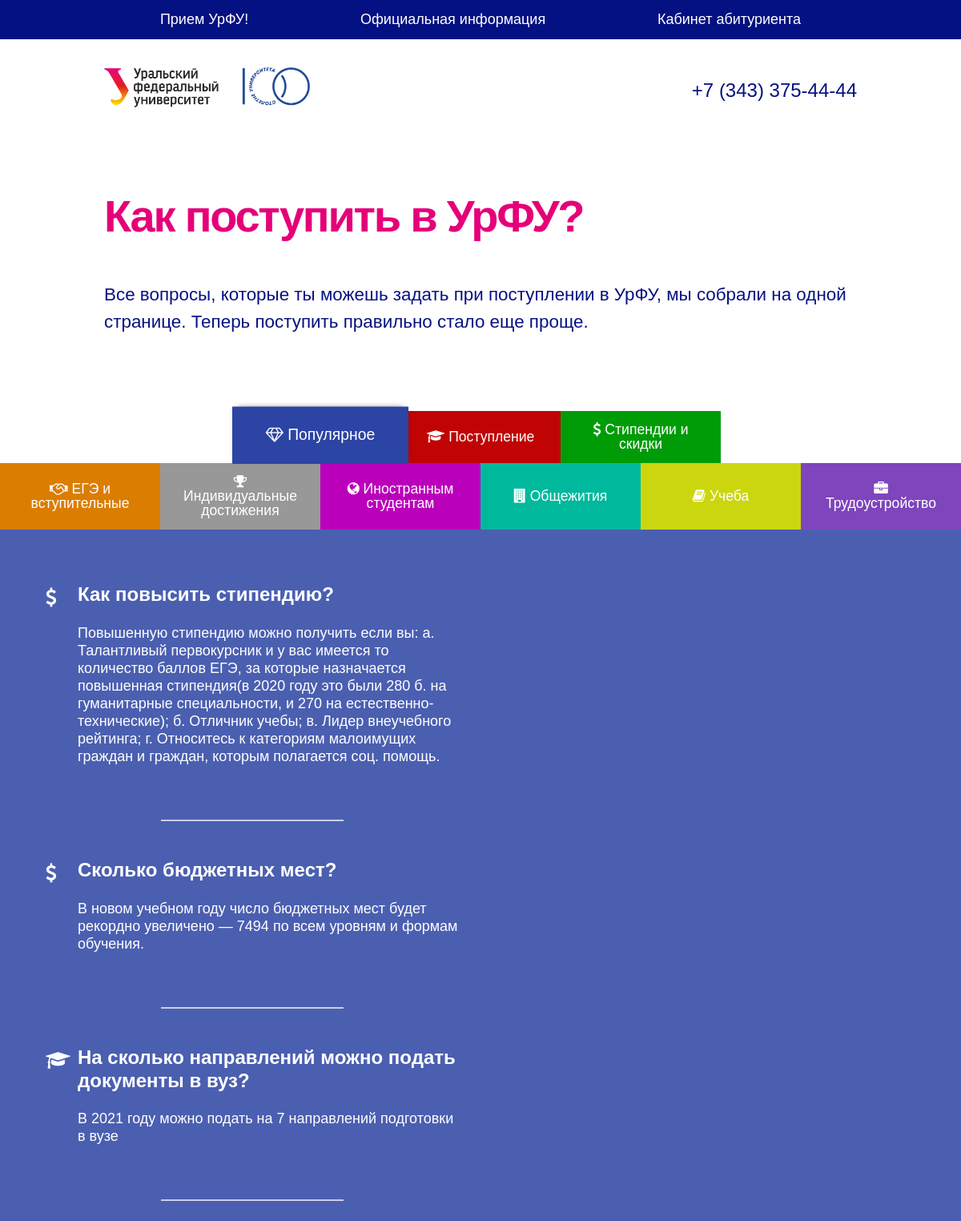
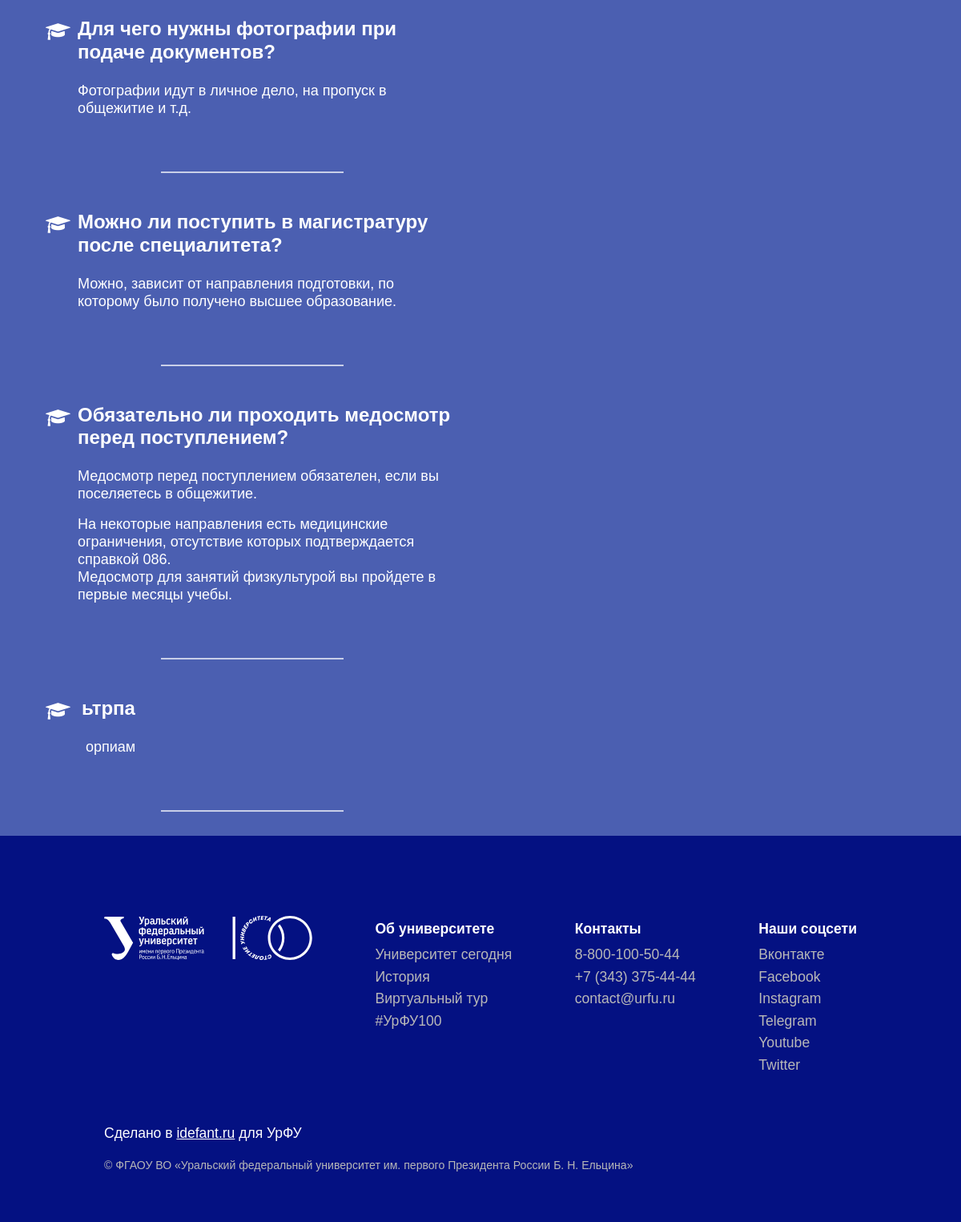
The page / on the database its author committed (2 pictures, top to bottom).
### models.py (models this page shows, shortened)
class Categories(db.Model):
    id = db.Column(db.Integer, primary_key = True)
    name = db.Column(db.String(100), nullable=False)
    priority = db.Column(db.Integer, nullable=False)
    icon_name = db.Column(db.String(30))
    color = db.Column(db.String(30), default="rgb(255, 255, 255)")

class Questions(db.Model):
    id = db.Column(db.Integer, primary_key = True)
    question = db.Column(db.String(1000), nullable=False)
    clear_question = db.Column(db.String(1000))
    answer = db.Column(db.Text, nullable = False)
    cat_id = db.Column(db.Integer, db.ForeignKey('categories.id'))
    priority = db.Column(db.Integer, nullable=False)
    is_popular = db.Column(db.Boolean, default = False)
    popular_priority = db.Column(db.Integer, default = 0)

### website/website.py (the view)
@website.route('/')
def index():
    try:
        categories = Categories.query
        questions = Questions.query
        popular_questions = questions.filter(Questions.is_popular).order_by(Questions.popular_priority)
    except NameError:
        return render_template("admin/error_page.html", message="Ошибка чтения из БД")
    popular_qa_list_assembly = []
    for popular_question in popular_questions:
        category = categories.get(popular_question.cat_id)
        if category is not None:
            popular_qa_list_assembly += [(popular_question, category.icon_name)]
    result_popular_list = (categories.get(0), popular_qa_list_assembly)
    result_list = []
    num = 0
    for category in reversed(categories.filter(Categories.id != 0).order_by(Categories.priority).all()):
        try:
            usually_questions = questions.filter(Questions.cat_id == category.id).order_by(Questions.priority)
        except (NameError, AttributeError):
            return render_template("admin/error_page.html", message="Ошибка чтения из БД")
        result_list += [(num, category, usually_questions)]
        num = num + 1
    return render_template('website/index.html', result_list=result_list, result_popular_list=result_popular_list,
                           menu=menu, contact_tel=contact_tel, site_title=site_title, site_subtitle=site_subtitle,
                           footer_about_university=footer_about_university, footer_contacts=footer_contacts,
                           footer_social_net=footer_social_net)

### website/templates/website/index.html (shortened to what this page needs)
{% extends 'website/base.html' %}
{% import "website/macros.html" as macros %}
{% block body %}
{{ macros.title_main_page(site_title, site_subtitle) }}
<section class="faq">
	<div class="tabs-menu flex">
		{% for category in result_list %}
		<button onclick="showPanel({{ category[0] }}, {{ category[0] }})" style="background-color: {{ category[1].color }};">
			<i class="fa {{ category[1].icon_name }}" aria-hidden="true"></i>
			{{ category[1].name }}
		</button>
		{% endfor %}
		<button onclick="showPanel({{ result_list | length }}, {{ result_list | length }})" class="current" style="background-color: {{ result_popular_list[0].color }};">
			<i class="fa {{ result_popular_list[0].icon_name }}" aria-hidden="true"></i>
			{{ result_popular_list[0].name }}
		</button>
	</div>
	<div class="tab-content" style="background-color: {{ result_popular_list[0].color }};">
		<div class="tab-content-container">
			{% for qa in result_popular_list[1] %}
			<div class="qa_item">
				<div class="qa_item_container">
					<div class="qa_icon">
						<i class="fa {{ qa[1] }}" aria-hidden="true"></i>
					</div>
					<div class="qa_content">
						<div class="qa_question">
							{{ qa[0].question }}
						</div>
						<div class="qa_answer">
							{{ qa[0].answer | safe }}
						</div>
					</div>
				</div>
				<div class="item_separator"></div>
			</div>
			{% endfor %}
		</div>
	</div>
</section>
{% endblock %}

### website/templates/website/base.html (shortened to what this page needs)
<!DOCTYPE html>
<html class="js no-touch" lang="ru"><head>
	<link rel="stylesheet" href="{{ url_for('static', filename='libraries/css/bootstrap-reboot.min.css') }}">
	<link rel="stylesheet" href="{{ url_for('website.static', filename='css/style.css') }}">
	<link rel="stylesheet" href="{{ url_for('static', filename='libraries/css/font-awesome.min.css') }}">
</head>
<body class="language_ru ">
	<div class="site">
		<nav class="user-menu-wrapper">
			<ul class="nav_wrapper container">
				{% for item_link in menu %}
					<li class="nav_item"><a href="{{ item_link[1] }}">{{ item_link[0] }}</a></li>
				{% endfor %}
			</ul>
		</nav>
		<header class="header-custom">
			<div class="container flex navbar header_container">
				<a href="https://urfu.ru/priemurfu" class="logo">
					<img class="logo_img" src="{{ url_for('website.static', filename='img/UrFULogo_Russian.png') }}" height="50">
				</a>
				<a href="{{ contact_tel[1] }}" class="header-phone">{{ contact_tel[0] }}</a>
			</div>
		</header>
		{% block body %}{% endblock %}
		<section class="footer-custom">
			<div class="container">
				<div class="footer-menu">
					<a href="https://urfu.ru/" target="_blank" class="footer-logo"><img src="{{ url_for('website.static', filename='svg/UrFULogo100White.svg') }}" loading="lazy" alt="" width="260"></a>
					<div class="footer-column">
						<h3 class="footer-label">Об университете</h3>
						<ul class="footer-list">
							<li>
								{% for item_link in footer_about_university %}
									<a href="{{ item_link[1] }}" target="_blank" class="footer-link">{{ item_link[0] }}</a>
								{% endfor %}
							</li>
						</ul>
					</div>
					<div class="footer-column">
						<h3 class="footer-label">Контакты</h3>
						<ul class="footer-list">
							<li>
								{% for item_link in footer_contacts %}
									<a href="{{ item_link[1] }}" class="footer-link">{{ item_link[0] }}</a>
								{% endfor %}
							</li>
						</ul>
					</div>
					<div class="footer-column">
						<h3 class="footer-label">Наши соцсети</h3>
						<ul class="footer-list">
							<li>
								{% for item_link in footer_social_net %}
									<a href="{{ item_link[1] }}" target="_blank" class="footer-link">{{ item_link[0] }}</a>
								{% endfor %}
							</li>
						</ul>
					</div>
				</div>
				<div class="creator_signature">Сделано в <a class="creator_signature_link" href="https://idefant.ru" target="_blank">idefant.ru</a> для УрФУ</div>
				<div class="subfooter">© ФГАОУ ВО «Уральский федеральный университет им. первого Президента России Б. Н. Ельцина»</div>
			</div>
		</section>
	</div>
</body>
</html>

### website/templates/website/macros.html
{% macro title_main_page(site_title, site_subtitle) %}
<section class="hero">
	<div class="container">
		<div class="hero-text">
			<h1 class="hero-heading">{{ site_title }}</h1>
			<p class="hero-paragraph">{{ site_subtitle }}</p>
		</div>
	</div>
</section>
{% endmacro %}

### website/static/css/style.css (style rules this page uses)
a, body, div, h1, h3, header, html, img, li, section, ul { margin: 0; padding: 0; border: 0; font-size: 100%; vertical-align: baseline }
header, section { display: block }
.site { margin: 0 auto }
button { border: none; color: #fff; text-decoration: none; display: inline-block; }
.site { min-height: 100% }
body { font-family: 'Arial', sans-serif !important; background: #fff; color: #041182; }
h1, h3 { font-family: 'Arial', sans-serif !important; color: rgba(229, 0, 121, 1); margin: 0; font-weight: bold; }
h1 { margin-bottom: 0.5em; }
ul { margin-left: 0; list-style-type: none; }
header a { color: rgba(4, 17, 130, 1); text-decoration: none; }
section { padding: 50px 0; }
.container { max-width: 940px; margin-left: auto; margin-right: auto; }
.flex { display: flex; }
.navbar { justify-content: space-between; align-items: center; padding: 25px 0; }
.header-phone { font-size: 1.5em; }
.hero { padding-bottom: 0; }
.hero-heading { font-size: 3.5em; font-weight: 600; letter-spacing: -0.04em; padding: 20px 0; }
.hero-paragraph { font-size: 1.4em; margin-bottom: 2em; font-weight: 400; }
.tabs-menu { width: 100%; flex-wrap: wrap-reverse; flex-direction: row-reverse; justify-content: center; }
.tabs-menu button { max-width: calc(100% / 6); min-width: calc(100% / 6); line-height: 1em; font-size: 1.1em; padding: 15px 20px; text-align: center; min-height: 65px; outline:none !important; }
button.current { transform: scale(1.1) translateY(-2px); z-index: 2; box-shadow: 0 -2px 8px -5px black; }
.footer-custom { padding: 100px 0 60px; background-color: #041182; color: #23286b; font-size: 1.1em; }
.footer-menu { display: -webkit-box; display: -webkit-flex; display: -ms-flexbox; display: flex; margin-bottom: 52px; -webkit-box-pack: justify; -webkit-justify-content: space-between; -ms-flex-pack: justify; justify-content: space-between; color: #fff; text-align: left; flex-wrap: wrap; }
.footer-label { margin-top: 0px; margin-bottom: 8px; font-size: 1em; color: white; line-height: 32px; }
.footer-link { display: block; margin-bottom: 10px; color: #b8b8b8; text-decoration: none; line-height: 1em; }
.footer-logo { height: 100%; margin-bottom: 50px; }
.subfooter { color: #b8b8b8; font-size: 0.8em; text-align: left; }
nav { width: 100%; background-color: #041182; margin-bottom: 10px; }
.nav_wrapper { list-style-type: none; display: flex; justify-content: space-around; padding: 11px 0; }
.nav_item a { text-decoration: none; color: white; font-size: 18px; }
.tab-content { color: #fff; padding-top: 20px; display: block; opacity: 0.85; padding-bottom: 30px; }
.tab-content-container { width: 100%; margin-right: auto; margin-left: auto; max-width: 1140px; }
.user-menu-wrapper { display: none; }
@media (min-width: 1024px) { .user-menu-wrapper { display: block; } }
html { overflow-x: hidden; }
.creator_signature { color: white; font-size: 17.5px; margin-bottom: 17px; }
.creator_signature_link { color: white; }
.faq { padding-bottom: 0; }

### rows shown on the page
Categories: name "Трудоустройство"
Categories: name "Учеба"
Categories: name "Общежития"
Categories: name "Иностранным студентам"
Categories: name "Индивидуальные достижения"
Categories: name "ЕГЭ и вступительные"
Categories: name "Стипендии и скидки", question "Как повысить стипендию?", answer "Повышенную стипендию можно получить если вы: а. Талантливый первокурсник и у вас имеется то количество баллов ЕГЭ, за которые назначается повышенная стипендия(в 2020 году это были 280 б. на гуманитарные специальности, и 270 на естественно-технические); б. Отличник учебы; в. Лидер внеучебного рейтинга; г. Относитесь к категориям малоимущих граждан и граждан, которым полагается соц. помощь.", question "Сколько бюджетных мест?", answer "В новом учебном году число бюджетных мест будет рекордно увеличено — 7494 по всем уровням и формам обучения."
Categories: name "Поступление", question "На сколько направлений можно подать документы в вуз?", answer "В 2021 году можно подать на 7 направлений подготовки в вузе", question "Для чего нужны фотографии при подаче документов?", answer "Фотографии идут в личное дело, на пропуск в общежитие и т.д.", question "Можно ли поступить в магистратуру после специалитета?", answer "Можно, зависит от направления подготовки, по которому было получено высшее образование.", question "Обязательно ли проходить медосмотр перед поступлением?", answer "Медосмотр перед поступлением обязателен, если вы поселяетесь в общежитие. На некоторые направления есть медицинские ограничения, отсутствие которых подтверждается справкой 086. Медосмотр для занятий физкультурой вы пройдете в первые месяцы учебы.", question "ьтрпа", answer "орпиам"
Categories: name "Популярное"

### other values the page prints
{{ item_link[0] }} "Прием УрФУ!" "Официальная информация" "Кабинет абитуриента"
{{ contact_tel[0] }} "+7 (343) 375-44-44"
{{ site_title }} "Как поступить в УрФУ?"
{{ site_subtitle }} "Все вопросы, которые ты можешь задать при поступлении в УрФУ, мы собрали на одной странице. Теперь поступить правильно стало еще проще."
{{ item_link[0] }} "Университет сегодня" "История" "Виртуальный тур" "#УрФУ100"
{{ item_link[0] }} "8-800-100-50-44" "+7 (343) 375-44-44" "contact@urfu.ru"
{{ item_link[0] }} "Вконтакте" "Facebook" "Instagram" "Telegram" "Youtube" "Twitter"
